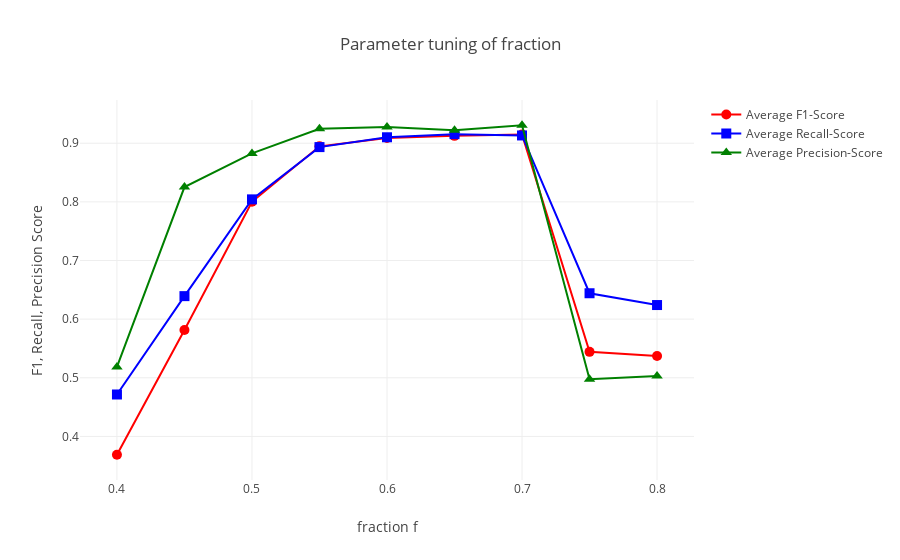

Notebook cell for this chart:
### Code cell
from plotly.offline import download_plotlyjs, init_notebook_mode, plot, iplot
import plotly.graph_objs as go
import numpy as np

init_notebook_mode(connected=True)

# Create traces
trace0 = go.Scatter(
    x = frac,
    y = avg_f1,
    mode = 'lines+markers',
    marker = dict(
        symbol = 'circle',
        size = 10,
        color = 'red',
    ),
    name = 'Average F1-Score'
)

trace1 = go.Scatter(
    x = frac,
    y = avg_recall,
    mode = 'lines+markers',
    marker = dict(
        symbol = 'square',
        size = 10,
        color = 'blue',
    ),
    name = 'Average Recall-Score'
)

trace2 = go.Scatter(
    x = frac,
    y = avg_precision,
    mode = 'lines+markers',
    marker = dict(
        symbol = 'triangle-up',
        size = 10,
        color = 'green',
    ),
    name = 'Average Precision-Score'
)

layout = go.Layout(
    title='Parameter tuning of fraction',
    xaxis=dict(
        title='fraction f',
    ),
    yaxis=dict(
        title='F1, Recall, Precision Score',
    )
)
data =  go.Figure(data=[trace0, trace1, trace2], layout=layout)

iplot(data, filename='oscope_fraction')

### Figure 1 — Plotly figure (JSON) as saved in the notebook; plotly's stock layout.template omitted (floating-point values rounded to 4 significant figures)
{"data": [{"marker": {"color": "red", "size": 10, "symbol": "circle"}, "mode": "lines+markers", "name": "Average F1-Score", "type": "scatter", "x": [0.8, 0.75, 0.7, 0.65, 0.6, 0.55, 0.5, 0.45, 0.4], "y": [0.5371, 0.5442, 0.9149, 0.9126, 0.909, 0.8947, 0.8001, 0.5814, 0.3687]}, {"marker": {"color": "blue", "size": 10, "symbol": "square"}, "mode": "lines+markers", "name": "Average Recall-Score", "type": "scatter", "x": [0.8, 0.75, 0.7, 0.65, 0.6, 0.55, 0.5, 0.45, 0.4], "y": [0.6241, 0.6442, 0.9133, 0.9155, 0.9102, 0.8934, 0.8043, 0.6393, 0.4715]}, {"marker": {"color": "green", "size": 10, "symbol": "triangle-up"}, "mode": "lines+markers", "name": "Average Precision-Score", "type": "scatter", "x": [0.8, 0.75, 0.7, 0.65, 0.6, 0.55, 0.5, 0.45, 0.4], "y": [0.5031, 0.4977, 0.9307, 0.9222, 0.9275, 0.9248, 0.8826, 0.8253, 0.5186]}], "layout": {"title": "Parameter tuning of fraction", "xaxis": {"title": "fraction f"}, "yaxis": {"title": "F1, Recall, Precision Score"}}}
